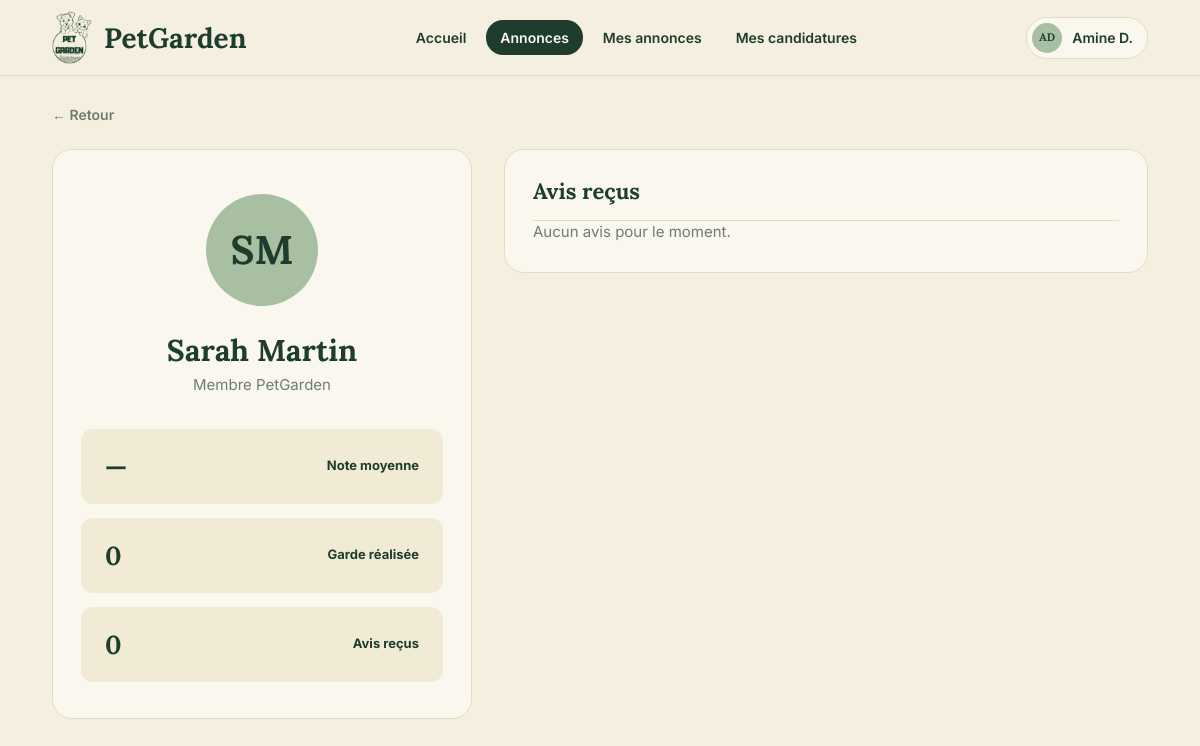
The page /profil.php?id=2 (signed in) on the database its author committed.
### tables this page shows
create table utilisateur (
    id_utilisateur int auto_increment,
    nom varchar(50) not null,
    prenom varchar(50) not null,
    email varchar(150) not null unique,
    mdp varchar(255) not null,
    role enum('utilisateur', 'admin') not null default 'utilisateur',
    actif boolean not null default true,
    constraint pk_utilisateur primary key (id_utilisateur)
);

### public/profil.php (called while the page is built)
<?php
require_once __DIR__ . '/../controleur/utilisateur_controller.php';
$controleur = new UtilisateurController();
$donnees = $controleur->profil();
extract($donnees);
require __DIR__ . '/../vue/profil.php';

### model/utilisateur.php (called while the page is built, shortened)
<?php
require_once __DIR__ . '/../config/database.php';
class Utilisateur
{
    private $pdo;
    public function __construct()
    {
        $database = new Database();
        $this->pdo = $database->getConnection();
    }
    public function trouverParId($id)
    {
        $requete = $this->pdo->prepare(
            'select id_utilisateur, nom, prenom, email, role, actif
             from utilisateur
             where id_utilisateur = :id'
        );
        $requete->execute(['id' => $id]);
        return $requete->fetch();
    }
    public function statistiques($id)
    {
        $requete = $this->pdo->prepare(
            "select
                (select round(avg(note), 1) from avis where id_cible = :id1) as note_moyenne,
                (select count(*) from avis where id_cible = :id2) as nb_avis,
                (select count(*)
                 from candidatures as c
                 inner join annonces as a on a.id_annonce = c.id_annonce
                 where c.id_gardien = :id3
                 and c.statut = 'acceptee'
                 and a.statut = 'terminee') as gardes_realisees"
        );
        $requete->execute(['id1' => $id, 'id2' => $id, 'id3' => $id]);
        return $requete->fetch();
    }
}

### config/database.php (called while the page is built)
<?php
class Database{
    private $host = 'localhost';
    private $dbname = 'petgarden_2';
    private $user = 'root';
    private $mdp = '';
    private static $pdo = null;
    public function getConnection(){
        if (self::$pdo === null) {
            try {
                self::$pdo = new PDO(
                    "mysql:host=$this->host;dbname=$this->dbname;charset=utf8mb4",
                    $this->user,
                    $this->mdp,
                    [
                        PDO::ATTR_ERRMODE => PDO::ERRMODE_EXCEPTION,
                        PDO::ATTR_DEFAULT_FETCH_MODE => PDO::FETCH_ASSOC,
                    ]
                );
            } catch (PDOException $e) {
                http_response_code(500);
                exit('erreur de connexion à la base de données.');
            }
        }
        return self::$pdo;
    }
}

### controleur/controleur.php (called while the page is built, shortened)
<?php
class Controleur
{
    public function __construct()
    {
        $this->verifierCompte();
    }
    private function verifierCompte()
    {
        require_once __DIR__ . '/../model/utilisateur.php';
        $utilisateurModel = new Utilisateur();
        $compte = $utilisateurModel->trouverParId($_SESSION['id_utilisateur']);
    }
    protected function entier($tableau, $cle)
    {
        $valeur = filter_var($tableau[$cle] ?? null, FILTER_VALIDATE_INT, ['options' => ['min_range' => 1]]);
        return $valeur === false ? 0 : $valeur;
    }
}

### vue/partials/fonctions.php (called while the page is built, shortened)
<?php
function e($valeur)
{
    return htmlspecialchars((string) $valeur, ENT_QUOTES, 'UTF-8');
}
function titre($texte)
{
    return mb_convert_case((string) $texte, MB_CASE_TITLE, 'UTF-8');
}
function nom_complet($prenom, $nom)
{
    return titre($prenom . ' ' . $nom);
}
function nom_court($prenom, $nom)
{
    return titre($prenom) . ' ' . mb_strtoupper(mb_substr((string) $nom, 0, 1)) . '.';
}
function initiales($prenom, $nom)
{
    return mb_strtoupper(mb_substr((string) $prenom, 0, 1) . mb_substr((string) $nom, 0, 1));
}

### controleur/utilisateur_controller.php (called while the page is built, shortened)
<?php
require_once __DIR__ . '/controleur.php';
require_once __DIR__ . '/../model/utilisateur.php';
require_once __DIR__ . '/../model/avis.php';
class UtilisateurController extends Controleur
{
    public function profil()
    {
        $id = $this->entier($_GET, 'id');
        $utilisateurModel = new Utilisateur();
        $profil = $utilisateurModel->trouverParId($id);
        $avisModel = new Avis();
        return $this->vue([
            'profil' => $profil,
            'statistiques' => $utilisateurModel->statistiques($id),
            'avisRecus' => $avisModel->listerRecus($id),
        ]);
    }
}

### model/avis.php (called while the page is built, shortened)
<?php
require_once __DIR__ . '/../config/database.php';
class Avis
{
    public function __construct()
    {
        $database = new Database();
    }
}

### vue/partials/entete.php (the view, shortened to what this page needs)
<?php
require_once __DIR__ . '/fonctions.php';
$est_admin = $connecte !== null && $connecte['role'] === 'admin';
if ($est_admin) {
    $liens = ['moderation' => ['admin_moderation.php', 'Modération'], 'comptes' => ['admin_comptes.php', 'Comptes']];
} elseif ($connecte !== null) {
    $liens = [
        'accueil' => ['index.php', 'Accueil'],
        'annonces' => ['annonces.php', 'Annonces'],
        'mes_annonces' => ['mes_annonces.php', 'Mes annonces'],
        'mes_candidatures' => ['mes_candidatures.php', 'Mes candidatures'],
    ];
} else {
    $liens = ['accueil' => ['index.php', 'Accueil'], 'annonces' => ['annonces.php', 'Annonces']];
}
?>
<!doctype html>
<html lang="fr">
<head>
    <link rel="stylesheet" href="assets/css/style.css">
</head>
<body>
<header class="entete">
    <div class="conteneur entete-contenu">
        <a class="logo" href="<?= $est_admin ? 'admin_moderation.php' : 'index.php' ?>">
            <img src="assets/img/logo.png" alt="" width="40" height="52">
            <span>PetGarden</span>
        </a>
        <?php if ($page_active !== 'auth') : ?>
            <nav class="navigation">
                <?php foreach ($liens as $cle => $lien) : ?>
                    <a href="<?= e($lien[0]) ?>" class="<?= $cle === $page_active ? 'actif' : '' ?>"><?= e($lien[1]) ?></a>
                <?php endforeach; ?>
            </nav>
        <?php endif; ?>
        <?php if ($connecte !== null) : ?>
            <details class="compte">
                <summary>
                    <span class="avatar avatar-xs"><?= e($est_admin ? 'AD' : initiales($connecte['prenom'], $connecte['nom'])) ?></span>
                    <?= e($est_admin ? 'Admin' : nom_court($connecte['prenom'], $connecte['nom'])) ?>
                </summary>
            </details>
        <?php endif; ?>
    </div>
</header>

### vue/profil.php (shortened to what this page needs)
<?php
require_once __DIR__ . '/partials/fonctions.php';
$page_active = 'annonces';
require __DIR__ . '/partials/entete.php';
?>
<main class="conteneur page">
    <a href="annonces.php" class="retour">← Retour</a>
    <div class="mise-en-page mise-en-page-profil">
        <section class="carte profil">
            <span class="avatar avatar-xl"><?= e(initiales($profil['prenom'], $profil['nom'])) ?></span>
            <h1><?= e(nom_complet($profil['prenom'], $profil['nom'])) ?></h1>
            <p class="texte-doux"><?= $profil['role'] === 'admin' ? 'Administrateur' : 'Membre PetGarden' ?></p>
            <div class="profil-stats">
                <div>
                    <strong><?= $statistiques['note_moyenne'] !== null ? e(note($statistiques['note_moyenne'])) . ' / 5' : '—' ?></strong>
                    <span>Note moyenne</span>
                </div>
                <div>
                    <strong><?= (int) $statistiques['gardes_realisees'] ?></strong>
                    <span><?= (int) $statistiques['gardes_realisees'] > 1 ? 'Gardes réalisées' : 'Garde réalisée' ?></span>
                </div>
                <div>
                    <strong><?= (int) $statistiques['nb_avis'] ?></strong>
                    <span>Avis reçus</span>
                </div>
            </div>
        </section>
        <section class="carte">
            <h2 class="titre-carte titre-separe">Avis reçus</h2>
            <?php if (empty($avisRecus)) : ?>
                <p class="texte-doux">Aucun avis pour le moment.</p>
            <?php endif; ?>
        </section>
    </div>
</main>
<?php require __DIR__ . '/partials/pied.php'; ?>

### public/assets/css/style.css (style rules this page uses)
:root { --vert: #1e3d2f; --vert-survol: #2f5342; --fond: #f5efdf; --carte: #faf7ee; --champ: #f1ead5; --bordure: #e4dcc4; --texte: #1e3d2f; --texte-doux: #6e7d72; --sauge: #a9bfa2; --sauge-clair: #c9d6bc; --sauge-fonce: #6f8c6c; --sable: #e2d6a5; --sable-clair: #e6ddbc; --or: #c9a94a; --etoile-vide: #ddd5ba; --rose: #ebd5cc; --rose-texte: #9a5a47; --titre: 'lora', georgia, serif; --corps: 'inter', system-ui, sans-serif; }
*, *::before, *::after { box-sizing: border-box; }
html { background: var(--fond); }
body { margin: 0; min-height: 100vh; display: flex; flex-direction: column; font-family: var(--corps); font-size: 15px; line-height: 1.5; color: var(--texte); background: var(--fond); }
main { flex: 1; }
h1, h2, h3 { margin: 0; font-family: var(--titre); font-weight: 700; line-height: 1.2; color: var(--vert); }
p { margin: 0; }
a { color: inherit; }
img, svg { display: block; }
.conteneur { width: 100%; max-width: 1280px; margin: 0 auto; padding: 0 52px; }
.texte-doux { color: var(--texte-doux); }
.entete { border-bottom: 1px solid var(--bordure); background: var(--fond); }
.entete-contenu { display: flex; align-items: center; gap: 24px; height: 75px; }
.logo { display: flex; align-items: center; gap: 12px; text-decoration: none; }
.logo img { width: 40px; height: auto; }
.logo span { font-family: var(--titre); font-size: 28px; font-weight: 700; color: var(--vert); }
.navigation { display: flex; gap: 6px; margin: 0 auto; }
.navigation a { padding: 7px 14px; border-radius: 17px; font-size: 14px; font-weight: 600; text-decoration: none; }
.navigation a.actif { background: var(--vert); color: var(--carte); }
.compte { position: relative; }
.compte summary { display: flex; align-items: center; gap: 10px; padding: 5px 14px 5px 5px; border: 1px solid var(--bordure); border-radius: 21px; background: var(--carte); font-size: 14px; font-weight: 600; cursor: pointer; list-style: none; }
.carte { border: 1px solid var(--bordure); border-radius: 20px; background: var(--carte); padding: 28px; }
.page { padding-top: 28px; padding-bottom: 80px; }
.titre-carte { font-size: 22px; margin-bottom: 18px; }
.titre-separe { padding-bottom: 16px; margin-bottom: 0; border-bottom: 1px solid var(--bordure); }
.retour { display: inline-block; margin-bottom: 24px; font-size: 14px; font-weight: 600; color: var(--texte-doux); text-decoration: none; }
.mise-en-page { display: grid; grid-template-columns: minmax(0, 1fr) 352px; gap: 24px; align-items: start; }
.mise-en-page-profil { grid-template-columns: 420px minmax(0, 1fr); gap: 32px; }
.avatar { display: inline-flex; flex: none; align-items: center; justify-content: center; width: 48px; height: 48px; border-radius: 50%; background: var(--sauge); font-family: var(--titre); font-size: 17px; font-weight: 700; color: var(--vert); }
.avatar-xs { width: 30px; height: 30px; font-size: 11px; }
.avatar-xl { width: 112px; height: 112px; font-size: 40px; }
.profil { display: flex; flex-direction: column; align-items: center; padding: 44px 28px 36px; text-align: center; }
.profil h1 { margin: 26px 0 6px; font-size: 30px; }
.profil-stats { display: grid; gap: 14px; width: 100%; margin-top: 32px; }
.profil-stats div { display: flex; align-items: center; justify-content: space-between; padding: 18px 24px; border-radius: 12px; background: var(--champ); }
.profil-stats strong { font-family: var(--titre); font-size: 26px; }
.profil-stats span { font-size: 13px; font-weight: 700; }

### rows shown on the page
utilisateur: role+prenom+nom "AD", role+prenom+nom "Amine D."
utilisateur: initiales($profil['prenom'], $profil['nom']) "SM", nom_complet($profil['prenom'], $profil['nom']) "Sarah Martin"

### other values the page prints
$lien[1] "Accueil"
$lien[1] "Annonces"
$lien[1] "Mes annonces"
$lien[1] "Mes candidatures"
$statistiques['gardes_realisees'] "0"
$statistiques['nb_avis'] "0"
